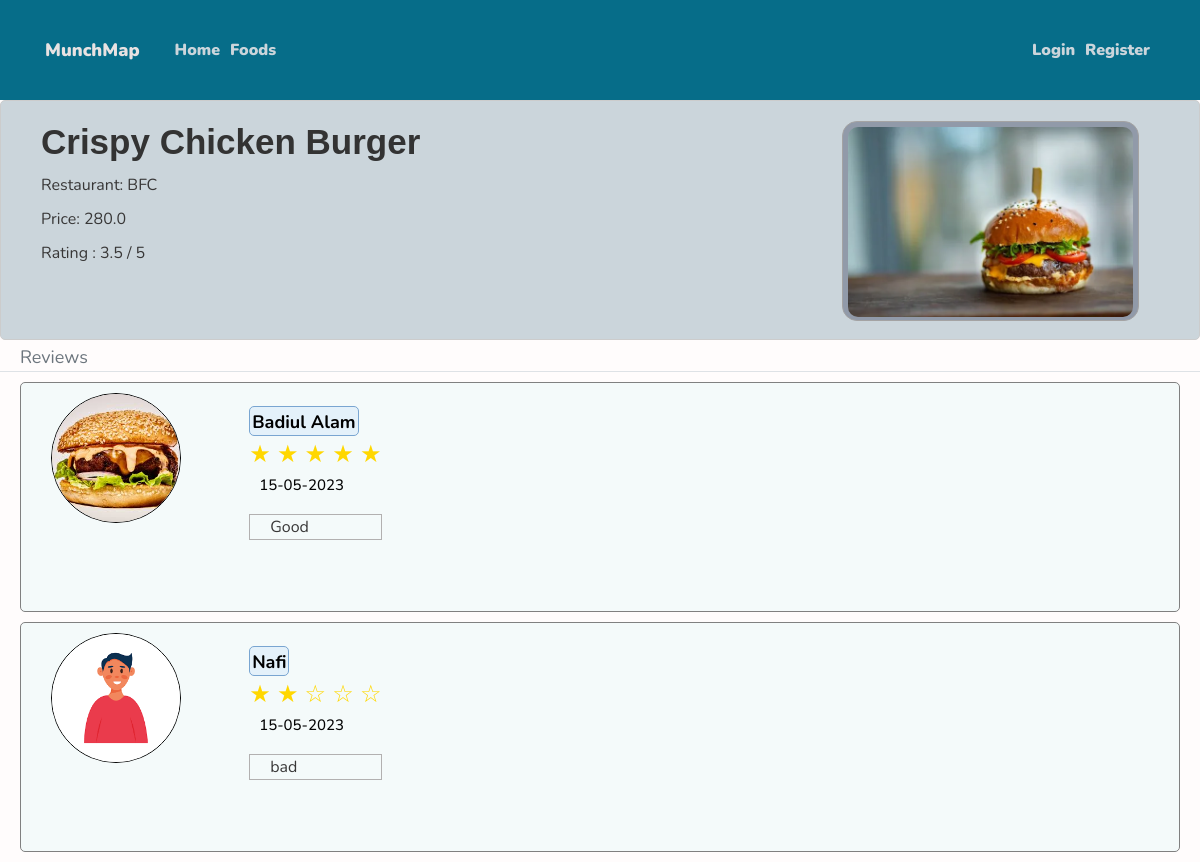
The app's page /food/3 with its own data.
### website/models.py (models this page shows, shortened)
class Food(db.Model):
    id = db.Column(db.Integer, primary_key=True)
    name = db.Column(db.String(100), nullable=False)
    restaurant_id = db.Column(db.Integer, db.ForeignKey(
        'restaurant.id'), nullable=False)
    image_file = db.Column(db.String(20), nullable=False,
                           default='default.jpg')
    rating = db.Column(db.Float, default=0.0)
    description = db.Column(db.Text, nullable=False, default='No description')
    reviews = db.relationship('FoodReview', backref='review_for', lazy=True)
    rating_count = db.Column(db.Float, nullable=False, default=0.0)
    total_rating = db.Column(db.Float, nullable=False, default=0.0)
    rating = db.Column(db.Float, nullable=False, default=0.0)
    price = db.Column(db.Float, nullable=False, default=0.0)

class Restaurant(db.Model):
    id = db.Column(db.Integer, primary_key=True)
    name = db.Column(db.String(100), nullable=False)
    owner_id = db.Column(db.Integer, db.ForeignKey('user.id'), nullable=False)
    image_file = db.Column(db.String(20), nullable=False,
                           default='default.jpg')
    location = db.Column(db.String(100), nullable=False)
    description = db.Column(db.Text, nullable=False, default='No description')
    detail_location = db.Column(db.Text)
    rating = db.Column(db.Float, default=0.0)
    foods = db.relationship('Food', backref='belong_to', lazy=True)
    reviews = db.relationship(
        'RestaurantReview', backref='review_for', lazy=True)
    rating_count = db.Column(db.Float, nullable=False, default=0.0)
    total_rating = db.Column(db.Float, nullable=False, default=0.0)
    ratign = db.Column(db.Float, nullable=False, default=0.0)

class FoodReview(db.Model):
    id = db.Column(db.Integer, primary_key=True)
    food_id = db.Column(db.Integer, db.ForeignKey('food.id'), nullable=False)
    reviewer_id = db.Column(db.Integer, db.ForeignKey(
        'user.id'), nullable=False)
    description = db.Column(db.Text)
    date_posted = db.Column(db.DateTime, nullable=False,
                            default=datetime.utcnow)
    rating = db.Column(db.Integer, nullable=False, default=0)

class User(db.Model, UserMixin):
    id = db.Column(db.Integer, primary_key=True)
    username = db.Column(db.String(20), unique=True, nullable=False)
    email = db.Column(db.String(120), unique=True, nullable=False)
    image_file = db.Column(db.String(20), nullable=False,
                           default='default.jpg')
    password = db.Column(db.String(60), nullable=False)
    restaurants = db.relationship('Restaurant', backref='owner', lazy=True)
    restaurant_reviews = db.relationship(
        'RestaurantReview', backref='reviewer', lazy=True)
    food_reviews = db.relationship('FoodReview', backref='reviewer', lazy=True)

### website/foods/routes.py (the view)
@foods.route("/food/<int:food_id>")
def food(food_id):
    food = Food.query.get_or_404(food_id)
    reviews = FoodReview.query.filter_by(food_id=food_id).order_by(
        FoodReview.date_posted.desc()).all()
    return render_template('review.html', food=food, reviews=reviews)

### website/templates/review.html (shortened to what this page needs)
<!DOCTYPE html>
<html>
  <head>
    <link
      rel="stylesheet"
      href="https://maxcdn.bootstrapcdn.com/bootstrap/4.0.0/css/bootstrap.min.css"
    />
    <link
      rel="stylesheet"
      href="https://cdnjs.cloudflare.com/ajax/libs/font-awesome/5.15.3/css/all.min.css"
    />
    <link
      rel="stylesheet"
      type="text/css"
      href="{{ url_for('static', filename='review.css') }}"
    />
  </head>
  <body>
    <header class="site-header">
      <nav class="navbar navbar-expand-md navbar-dark bg-steel fixed-top">
        <div class="container">
          <a class="navbar-brand mr-8" href="/">MunchMap</a>
          <div class="collapse navbar-collapse" id="navbarToggle">
            <div class="navbar-nav mr-auto">
              <a class="nav-item nav-link" href="{{ url_for('main.home') }}"
                >Home</a
              >
              <a class="nav-item nav-link" href="{{ url_for('main.home2') }}"
                >Foods</a
              >
            </div>
            <div class="navbar-nav">
              {% if current_user.is_authenticated %}
              <a
                class="nav-item nav-link"
                href="{{ url_for('restaurants.new_restaurant') }}"
                >Create Restaurant</a
              >
              <a class="nav-item nav-link" href="{{ url_for('users.account') }}"
                >{{ current_user.username }}</a
              >
              <a class="nav-item nav-link" href="{{ url_for('users.logout') }}"
                >Logout</a
              >
              {% else %}
              <a class="nav-item nav-link" href="{{ url_for('users.login') }}"
                >Login</a
              >
              <a
                class="nav-item nav-link"
                href="{{ url_for('users.register') }}"
                >Register</a
              >
              {% endif %}
            </div>
          </div>
        </div>
      </nav>
    </header>
    <div class="restaurant-details">
      <div class="text-container">
        <h1>{{ food.name }}</h1>
        <p>Restaurant: {{ food.belong_to.name }}</p>
        <p>Price: {{ food.price }}</p>
        {% if food.rating_count > 0 %}
        <p>
          Rating : {{ (food.total_rating/food.rating_count) | round(1) }} / 5
        </p>
        {% else %}
        <p>Rating : 0 / 5</p>
        {% endif %}
      </div>
      <div class="cover-image-container">
        <img
          class="cut-image"
          src="{{ url_for('static', filename='profile_pics/' + food.image_file) }}"
          alt="Food Image"
        />
      </div>
    </div>
    <div class="row">
      <div class="col-md-10">
      </div>
    </div>
    <div class="border-bottom pt-1">
      <text
        class="text-muted"
        ,
        style="margin-left: 20px; margin-bottom: 20px; font-size: large"
      >
        Reviews
      </text>
    </div>
    {% set flag = [] %}
    <div class="reviews">
      {% for review in food.reviews %}
      <div class="review">
        <div class="profile-pic">
          <img
            src="{{ url_for('static', filename='profile_pics/' + review.reviewer.image_file) }}"
            alt="Profile Picture"
          />
        </div>
        <div class="review-content">
          {% if review.reviewer == current_user %}
          <div class="username" style="color: blueviolet">
            {% set temp = flag.append(TRUE) %} {{ review.reviewer.username }}
            (me)
          </div>
          {% else %}
          <div class="username">{{ review.reviewer.username }}</div>
          {% endif %}
          <div class="rating-stars">
            {% set filled_stars = review.rating %} {% set empty_stars = 5 -
            review.rating %} {% for _ in range(filled_stars) %}
            <span class="filled-star">★</span>
            {% endfor %} {% for _ in range(empty_stars) %}
            <span class="empty-star"></span>
            {% endfor %}
          </div>
          <h4
            style="
              margin-left: 30px;
              vertical-align: middle;
              margin-top: 10px;
              margin-bottom: 20px;
            "
          >
            {{ review.date_posted.strftime('%d-%m-%Y') }}
          </h4>
          <div class="review-description"><p>{{ review.description }}</p></div>
        </div>
      </div>
      {% endfor %}
    </div>
  </body>
</html>

### website/static/review.css (style rules this page uses)
* { font-family: "Nunito", sans-serif; margin: 0; padding: 0; box-sizing: border-box; outline: none; border: none; text-decoration: none; transition: all 0.2s linear; }
html { font-size: 62.5%; overflow-x: hidden; scroll-behavior: smooth; scroll-padding-top: 6rem; }
body { background: #fffcfc; color: #c86a6a; margin-top: 10rem; }
h1, h2, h3, h4, h5, h6 { color: #040404; }
a { color: black; font-size: large; font-weight: 1000; }
.bg-steel { background-color: #066d89; height: 100px; position: absolute; transition: transform 0.3s ease; top: 0; left: 0; width: 100%; }
.site-header .navbar-nav .nav-link { color: #cbd5db; font-size: medium; }
.site-header .navbar-brand { color: rgb(232, 226, 226); font-size: large; margin-right: 30px; border: #1f2223; }
.cut-image { padding: 5px; height: 200px; border-radius: 15px; }
h1 { font-family: Arial, sans-serif; color: #333; margin-bottom: 10px; font-size: 35px; font-weight: 700; }
p { color: #383737; margin-bottom: 10px; font-size: medium; }
.review { display: flex; height: 230px; margin-top: 10px; margin-bottom: 10px; margin-left: 20px; margin-right: 20px; border: 1px solid gray; border-radius: 5px; background-color: #f4fafa; }
.profile-pic img { width: 130px; height: 130px; border-radius: 50%; object-fit: cover; margin-top: 10px; margin-left: 30px; border-radius: 75px; border: 1px solid black; }
.review-content { margin-left: 25px; padding: 2%; }
.review-content .username { text-align: center; height: 30px; width: fit-content; margin-top: 0; background-color: #e4f1fa; margin-left: 20px; scale: 1; color: black; font-weight: 700; border: 1px solid rgb(121, 165, 209); border-radius: 5px; padding: 2px; font-size: large; }
.review-content p { margin-left: 20px; margin-bottom: 0; font-size: medium; }
.restaurant-details { display: flex; background-color: #cbd5db; margin-top: 80px; width: 100%; padding-right: 40px; padding-left: 40px; padding-top: 20px; padding-bottom: 20px; height: 240px; border: 1px solid #ccc; border-radius: 5px; }
.text-container { flex-grow: 1; }
.cover-image-container { margin-right: 20px; border: 1px solid rgb(164, 163, 163); height: 200px; width: fit-content; border-radius: 15px; background-color: #919aa9; margin-bottom: 20px; }
.rating-stars { color: #ffd700; height: 30px; font-size: 24px; display: inline-block; vertical-align: middle; margin-left: 20px; }
.empty-star:before { content: "\2606"; }
.review-description { align-self: left; margin-left: 20px; height: fit-content; min-height: 20px; border: 1px solid rgb(178, 176, 176); }

### records on screen
Food: name "Crispy Chicken Burger", price "280.0", (food.total_rating/food.rating_count)|round(1) "3.5", image_file (picture)
Restaurant: belong_to.name "BFC"
FoodReview: image_file (placeholder picture), reviewer.username "Badiul Alam", date_posted "15-05-2023", description "Good"
FoodReview: image_file (picture), reviewer.username "Nafi", date_posted "15-05-2023", description "bad"
